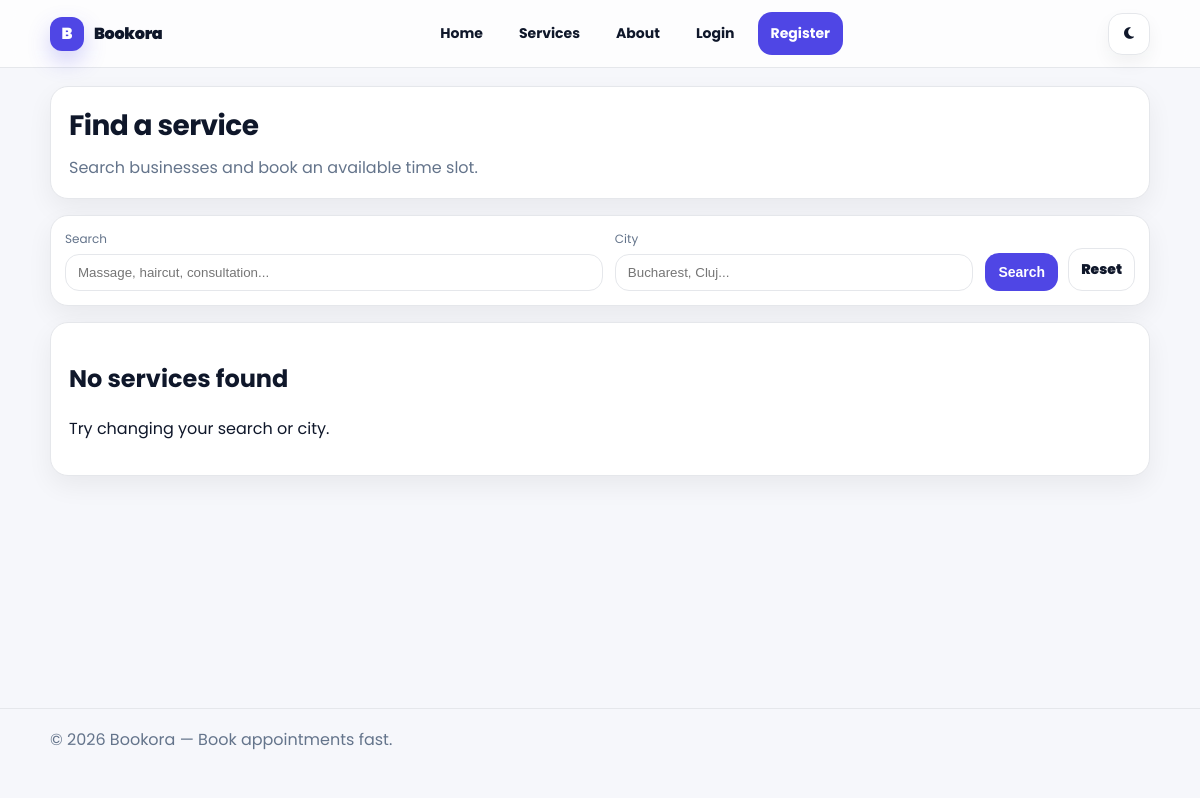
/services/, run on an earlier commit of the app's database.
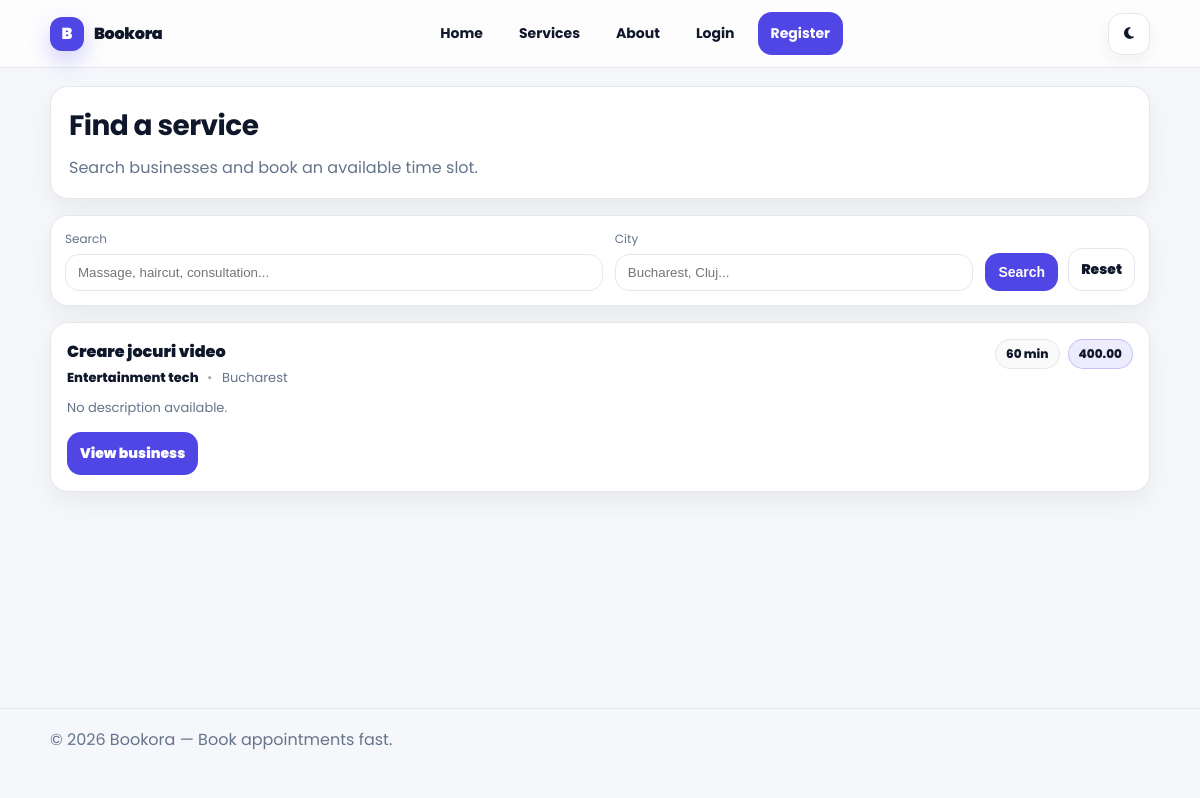
And on a later commit of the database.
### booking/models.py (models this page shows, shortened)
class Service(models.Model):
    workspace = models.ForeignKey(
        Workspace,
        on_delete=models.CASCADE,
        related_name="services",
    )
    name = models.CharField(max_length=160)
    description = models.TextField(blank=True, default="")
    duration_min = models.PositiveIntegerField(default=30)
    price = models.DecimalField(
        max_digits=10,
        decimal_places=2,
        null=True,
        blank=True,
        validators=[MinValueValidator(0)],
    )
    is_active = models.BooleanField(default=True)
    created_at = models.DateTimeField(auto_now_add=True)
    class Meta:
        ordering = ["workspace", "name"]

class Workspace(models.Model):
    owner = models.ForeignKey(
        settings.AUTH_USER_MODEL,
        on_delete=models.CASCADE,
        related_name="owned_workspaces",
    )
    name = models.CharField(max_length=160)
    slug = models.SlugField(max_length=160, unique=True)
    city = models.CharField(max_length=120, blank=True, default="")
    address = models.CharField(max_length=255, blank=True, default="")
    created_at = models.DateTimeField(auto_now_add=True)
    class Meta:
        ordering = ["name"]

### booking/views.py (the view)
# urls.py: path("services/", views.services_list, name="services_list"),
def services_list(request):
    q = (request.GET.get("q") or "").strip()
    city = (request.GET.get("city") or "").strip()
    services = Service.objects.filter(is_active=True).select_related("workspace")
    if q:
        services = services.filter(
            Q(name__icontains=q) |
            Q(description__icontains=q) |
            Q(workspace__name__icontains=q)
        )
    if city:
        services = services.filter(workspace__city__icontains=city)
    services = services.order_by("name")[:200]
    return render(request, "booking/services_list.html", {
        "services": services,
        "q": q,
        "city": city,
    })

### templates/booking/services_list.html (shortened to what this page needs)
{% extends "base.html" %}
{% load static %}
{% block extra_css %}
<link rel="stylesheet" href="{% static 'css/services.css' %}">
{% endblock %}
{% block content %}
<section class="services-page">
  <header class="services-hero">
    <div>
      <h1>Find a service</h1>
      <p>Search businesses and book an available time slot.</p>
    </div>
  </header>
  <form method="get" class="services-filters">
    <div class="field">
      <label for="q">Search</label>
      <input id="q" name="q" value="{{ q }}" placeholder="Massage, haircut, consultation..." />
    </div>
    <div class="field">
      <label for="city">City</label>
      <input id="city" name="city" value="{{ city }}" placeholder="Bucharest, Cluj..." />
    </div>
    <div class="actions">
      <button type="submit" class="btn btn-primary">Search</button>
      <a href="{% url 'booking:services_list' %}" class="btn btn-ghost">Reset</a>
    </div>
  </form>
  {% if services %}
    <div class="services-grid">
      {% for s in services %}
        <article class="service-card">
          <div class="card-top">
            <div>
              <div class="service-name">{{ s.name }}</div>
              <div class="service-business">
                <a href="{% url 'booking:workspace_detail' s.workspace.slug %}">
                  {{ s.workspace.name }}
                </a>
                {% if s.workspace.city %}
                  <span class="dot">•</span>
                  <span class="muted">{{ s.workspace.city }}</span>
                {% endif %}
              </div>
            </div>
            <div class="badges">
              <span class="badge">{{ s.duration_min }} min</span>
              {% if s.price %}
                <span class="badge badge-accent">{{ s.price }}</span>
              {% endif %}
            </div>
          </div>
          {% if s.description %}
            <p class="service-desc">{{ s.description|truncatechars:140 }}</p>
          {% else %}
            <p class="service-desc muted">No description available.</p>
          {% endif %}
          <div class="card-actions">
            <a class="btn btn-primary" href="{% url 'booking:workspace_detail' s.workspace.slug %}">
              View business
            </a>
          </div>
        </article>
      {% endfor %}
    </div>
  {% else %}
    <div class="empty">
      <h2>No services found</h2>
      <p>Try changing your search or city.</p>
    </div>
  {% endif %}
</section>
{% endblock %}

### templates/base.html (shortened to what this page needs)
<!DOCTYPE html>
{% load static %}
<html lang="en" data-theme="light">
<head>
  <link rel="stylesheet" href="https://cdnjs.cloudflare.com/ajax/libs/font-awesome/6.5.0/css/all.min.css">
  <link rel="stylesheet" href="{% static 'css/base.css' %}">
  {% block extra_css %}{% endblock %}
</head>
<body>
  <header class="site-header">
    <div class="container header-inner">
      <a href="{% url 'pages:home' %}" class="brand-link" aria-label="Bookora home">
        <span class="brand-badge">B</span>
        <strong class="brand-name">Bookora</strong>
      </a>
      <nav id="navbar" class="navbar" aria-label="Primary">
        <ul class="nav-links" id="navLinks">
          <li><a href="{% url 'pages:home' %}" class="nav-link">Home</a></li>
          <li><a href="{% url 'booking:services_list' %}" class="nav-link">Services</a></li>
          <li><a href="{% url 'pages:about' %}" class="nav-link">About</a></li>
          {% if user.is_authenticated %}
            {% if user.user_type == "CLIENT" %}
              <li><a href="{% url 'booking:my_bookings' %}" class="nav-link">My bookings</a></li>
            {% endif %}
            {% if user.user_type == "PROVIDER" %}
              <li><a href="{% url 'booking:provider_home' %}" class="nav-link">Provider</a></li>
              <li><a href="{% url 'booking:provider_services' %}" class="nav-link">My services</a></li>
              <li><a href="{% url 'booking:provider_availability' %}" class="nav-link">Availability</a></li>
            {% endif %}
            <li class="dropdown" id="userDropdown">
              <button class="dropdown-btn" type="button" aria-haspopup="true" aria-expanded="false">
                <i class="fa fa-user"></i>
                <span class="hide-sm">{{ user.username }}</span>
                <i class="fa fa-chevron-down chevron"></i>
              </button>
              <div class="dropdown-content" role="menu" aria-label="User menu">
                <a href="{% url 'users:profile' %}" class="dropdown-item" role="menuitem">
                  <i class="fa fa-id-badge"></i> Profile
                </a>
                <a href="{% url 'users:logout' %}" class="dropdown-item" role="menuitem">
                  <i class="fa fa-right-from-bracket"></i> Logout
                </a>
              </div>
            </li>
          {% else %}
            <li><a href="{% url 'users:login' %}" class="nav-link">Login</a></li>
            <li><a href="{% url 'users:register' %}" class="nav-link nav-primary">Register</a></li>
          {% endif %}
        </ul>
      </nav>
      <button id="themeToggle" class="icon-btn" aria-label="Toggle theme" title="Toggle theme">
        <i class="fas fa-moon"></i>
      </button>
    </div>
  </header>
  <main class="page container">
    {% block content %}{% endblock %}
  </main>
  <footer class="site-footer">
    <div class="footer-inner container">
      <p>&copy; {% now "Y" %} Bookora — Book appointments fast.</p>
    </div>
  </footer>
</body>
</html>

### static/css/base.css (style rules this page uses)
:root { --bg: #f6f7fb; --card: #ffffff; --text: #0f172a; --muted: #64748b; --border: #e5e7eb; --primary: #4f46e5; --primary-2: #4338ca; --shadow: 0 10px 26px rgba(0,0,0,0.06); }
* { box-sizing:border-box; }
body { margin:0; font-family: "Poppins", system-ui, -apple-system, Segoe UI, Roboto, Arial, sans-serif; background: var(--bg); color: var(--text); }
.container { width: min(1100px, calc(100% - 32px)); margin: 0 auto; }
.page { padding: 18px 0 36px; min-height: calc(100vh - 160px); }
.site-header { position: sticky; top: 0; z-index: 50; background: rgba(255,255,255,0.75); backdrop-filter: blur(10px); border-bottom: 1px solid var(--border); }
.header-inner { display:flex; align-items:center; justify-content:space-between; gap: 14px; padding: 12px 0; }
.brand-link { display:flex; align-items:center; gap: 10px; text-decoration:none; color: var(--text); }
.brand-badge { width: 34px; height: 34px; border-radius: 12px; background: var(--primary); color: #fff; display:flex; align-items:center; justify-content:center; font-weight: 900; box-shadow: 0 10px 22px rgba(79,70,229,0.25); }
.brand-name { font-weight: 900; letter-spacing: -0.02em; }
.nav-links { list-style:none; padding:0; margin:0; display:flex; align-items:center; gap: 10px; }
.nav-link { display:inline-flex; align-items:center; gap: 8px; padding: 10px 12px; border-radius: 14px; text-decoration:none; color: var(--text); border: 1px solid transparent; font-weight: 700; font-size: 14px; }
.nav-primary { background: var(--primary); color: #fff !important; border-color: transparent !important; }
.icon-btn { width: 42px; height: 42px; border-radius: 14px; border: 1px solid var(--border); background: var(--card); color: var(--text); display:inline-flex; align-items:center; justify-content:center; cursor:pointer; box-shadow: 0 8px 18px rgba(0,0,0,0.05); }
.site-footer { border-top: 1px solid var(--border); padding: 18px 0; color: var(--muted); }
.footer-inner p { margin:0; }
.btn { display:inline-flex; align-items:center; justify-content:center; gap: 8px; padding: 10px 12px; border-radius: 14px; border: 1px solid var(--border); text-decoration:none; cursor:pointer; font-weight: 900; font-size: 14px; color: var(--text); background: transparent; }
.btn-primary { background: var(--primary); color: #fff; border-color: transparent; }

What changed in the data, as far as the page shows it:
added Service: name "Creare jocuri video", workspace.name "Entertainment tech", workspace.city "Bucharest", duration_min "60", price "400.00", description "No description available."
Also different on the page:
text no longer shown: "No services found Try changing your search or city."
